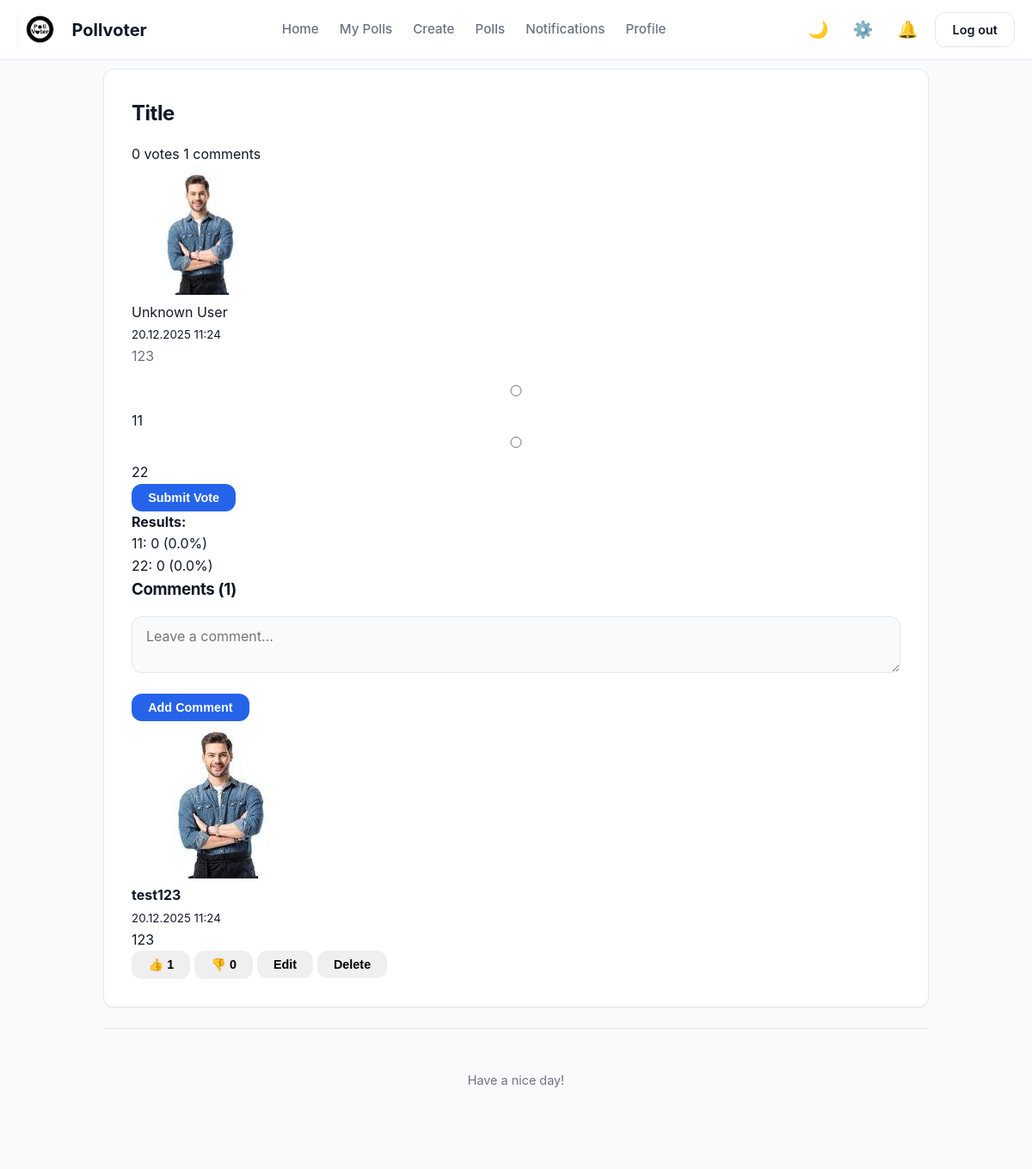
The app's page /poll/11 (signed in) with its own data.
### app/models.py (models this page shows, shortened)
class Poll(db.Model):
    __tablename__ = "poll"
    id = Column(Integer, primary_key=True)
    title = Column(Text, nullable=False)
    description = Column(String(120))
    created_at = Column(DateTime, default=datetime.now)
    user_id = Column(Integer, ForeignKey("user.id"), nullable=False)
    author = relationship("User", back_populates="polls")
    comments = relationship("Comment", back_populates="poll", cascade="all, delete-orphan")
    options = relationship("PollOption", back_populates="poll", cascade="all, delete-orphan")
    votes = relationship("Vote", back_populates="poll", cascade="all, delete-orphan")
    def getvotecount(self):
        return len(self.votes)

class User(UserMixin, db.Model):
    __tablename__ = "user"
    id = Column(Integer, primary_key=True)
    username = Column(String(20), unique=True, nullable = False)
    created_at = Column(DateTime, default=datetime.now)
    full_name = Column(String(20))
    bio = Column(String(100))
    pfp = Column(Text)
    password_hash = Column(Text)
    is_admin = Column(Boolean, default = False)
    polls = relationship("Poll", back_populates="author")
    votes = relationship("Vote", back_populates="user")
    comments = relationship("Comment", back_populates="author")
    def getpfp(self):
        if self.pfp:
            return f"/static/uploads/pfp/{self.pfp}"
        else:
            return f"/static/uploads/pfp/default.jpg"
    blocked = relationship(
        "User", secondary=blocklist,
        primaryjoin=(blocklist.c.blocker_id == id),
        secondaryjoin=(blocklist.c.blocked_id == id),
        backref=db.backref("blocked_by", lazy="dynamic"),
        lazy="dynamic"
    )
    followed = relationship(
        "User", secondary=followers,
        primaryjoin=(followers.c.follower_id == id),
        secondaryjoin=(followers.c.followed_id == id),
        backref=db.backref("followers", lazy="dynamic"),
        lazy="dynamic"
    )

class PollOption(db.Model):
    __tablename__ = "poll_option"
    id = Column(Integer, primary_key=True)
    text = Column(String(50), nullable=False)
    poll_id = Column(Integer, ForeignKey("poll.id"), nullable=False)
    poll = relationship("Poll", back_populates="options")
    votes = relationship("Vote", back_populates="option", cascade="all, delete-orphan")

class Comment(db.Model):
    __tablename__ = "comment"
    id = Column(Integer, primary_key=True)
    content = Column(String(100), nullable=False)
    created_at = Column(DateTime, default=datetime.now)
    reactions = relationship("CommentReaction", back_populates="comment", cascade="all, delete-orphan")
    user_id = Column(Integer, ForeignKey("user.id"), nullable=False)
    poll_id = Column(Integer, ForeignKey("poll.id"), nullable=False)
    author = relationship("User", back_populates="comments")
    poll = relationship("Poll", back_populates="comments")
    def get_likes_count(self):
        return CommentReaction.query.filter_by(comment_id = self.id, reaction_type = "like").count()
    def get_dislikes_count(self):
        return CommentReaction.query.filter_by(comment_id = self.id, reaction_type = "dislike").count()

### app/routes.py (the view)
@polls.route("/poll/<int:poll_id>")
@login_required
def poll_detail(poll_id):
    poll = Poll.query.get_or_404(poll_id)
    user_vote = Vote.query.filter_by(user_id = current_user.id, poll_id = poll_id).first()
    return render_template("poll_detail.html", poll = poll, user_vote = user_vote)

### app/__init__.py (called while the page is built)
def create_app():
    app = Flask(__name__)
    app.config['SECRET_KEY'] = 'your_secret_key'
    app.config['SQLALCHEMY_DATABASE_URI'] = 'sqlite:///pollvoter.db'
    app.config['SQLALCHEMY_TRACK_MODIFICATIONS'] = False
    app.config["UPLOAD_FOLDER"] = "static/uploads"
    app.config["PFP_FOLDER"] =  "app/static/uploads/pfp"
    db.init_app(app)
    login_manager.init_app(app)
    migrate.init_app(app, db)
    app.register_blueprint(auth)
    app.register_blueprint(main)
    app.register_blueprint(polls)
    app.register_blueprint(admin)
    @login_manager.user_loader
    def load_user(userid):
        return User.query.get(int(userid))
    return app

### app/routes.py (called while the page is built)
@main.app_context_processor
def dropdown_notifications():
    if current_user.is_authenticated:
        unread_count = Notification.query.filter_by(recipient_id = current_user.id, is_read = False).count()
        latest_notifs = Notification.query.filter_by(recipient_id = current_user.id).order_by(Notification.created_at.desc()).limit(5).all()
        return dict(unread_count = unread_count, latest_notifs = latest_notifs)
    return dict(unread_count = 0, latest_notifs = [])

### app/templates/poll_detail.html (shortened to what this page needs)
{% extends "base.html" %}
{% block content %}
<div class="poll-detail">
    <div class="poll-card">
        <div class="poll-header">
            <h2>{{ poll.title }}</h2>
            <span class="poll-stats">
                 {{ poll.getvotecount() }} votes
                 {{ poll.comments|length }} comments
            </span>
        </div>
        <div class="poll-author">
            <div class="user-avatar"><img src="{{ current_user.getpfp() }}" alt="Profile Picture" width="150" height="150"></div>
            <div>
                <div class="author-name">{{ poll.author.full_name if poll.author.full_name else poll.author.username  }}</div>
                <small class="poll-date">{{ poll.created_at.strftime('%d.%m.%Y  %H:%M') }}</small>
            </div>
        </div>
        {% if poll.description %}
        <p class="poll-description">{{ poll.description }}</p>
        {% endif %}
        {% if user_vote %}
            <div class="voted-message">
                <p>You have already voted. Your choice was: <strong>{{ user_vote.option.text }}</strong></p>
            </div>
        {% else %}
            <form method="POST" action="{{ url_for('polls.vote', poll_id=poll.id) }}" class="vote-form">
                <div class="vote-options">
                    {% for option in poll.options %}
                    <div class="form-check">
                        <input class="form-check-input" type="radio" name="option_id" id="option{{ option.id }}" value="{{ option.id }}" required>
                        <label class="form-check-label" for="option{{ option.id }}">
                            {{ option.text }}
                        </label>
                    </div>
                    {% endfor %}
                </div>
                <button type="submit" class="btn btn-primary mt-3">Submit Vote</button>
            </form>
        {% endif %}
        <div class="vote-results">
            <h4>Results:</h4>
            {% set total_votes = poll.getvotecount() %}
            {% for option in poll.options %}
                {% set vote_count = option.votes|length %}
                {% set percentage = (vote_count / total_votes * 100) if total_votes > 0 else 0 %}
                <div class="vote-option">
                    <span>{{ option.text }}: {{ vote_count }} ({{ "%.1f"|format(percentage) }}%)</span>
                </div>
            {% endfor %}
        </div>
    <div class="comments-section">
        <h3>Comments ({{ poll.comments|length }})</h3>
        <form method="POST" action="{{ url_for('polls.add_comment', poll_id=poll.id) }}" class="comment-form">
            <div class="form-group">
                <textarea name="content" placeholder="Leave a comment..." required maxlength="60"></textarea>
            </div>
            <button type="submit" class="btn btn-primary">Add Comment</button>
        </form>
<div class="comments-list">
    {% for comment in poll.comments|sort(attribute='created_at', reverse=true) %}
    {% if comment.author == current_user or (not current_user.is_blocking(comment.author) and not comment.author.is_blocking(current_user)) %}
    <div class="comment">
        <div class="comment-header">
            <div class="comment-author">
                <div class="user-avatar small"><img src="{{ comment.author.getpfp() }}" alt="PFP"></div>
                <strong><a href="{{ url_for('main.user_profile', username=comment.author.username) }}">{{ comment.author.username }}</a></strong>
            </div>
            <small class="comment-date">{{ comment.created_at.strftime('%d.%m.%Y %H:%M') }}</small>
        </div>
        <div id="comment-view-{{ comment.id }}">
            <div class="comment-content">
                {{ comment.content }}
            </div>
        </div>
        <div class="comment-actions">
            <form method="POST" action="{{ url_for('polls.react_comment', comment_id=comment.id) }}" style="display: inline;">
                <button type="submit" name="reaction" value="like" class="btn btn-sm btn-light">👍 {{ comment.get_likes_count() }}</button>
                <button type="submit" name="reaction" value="dislike" class="btn btn-sm btn-light">👎 {{ comment.get_dislikes_count() }}</button>
            </form>
            {% if comment.author == current_user %}
                <button class="btn btn-sm btn-secondary" onclick="toggleEdit({{ comment.id }})">Edit</button>
                <form method="POST" action="{{ url_for('polls.delete_comment', comment_id=comment.id) }}" style="display: inline;" onsubmit="return confirm('Are you sure you want to delete this comment?');">
                    <button type="submit" class="btn btn-sm btn-danger">Delete</button>
                </form>
            {% endif %}
        </div>
    </div> {% endif %} {% else %}
    <p class="no-comments">Still no comments. Be the first!</p>
    {% endfor %}
</div>
    </div>
</div>
{% endblock %}

### app/static/styles.css (style rules this page uses)
:root { --bg-body: #F9FAFB; --bg-card: #FFFFFF; --bg-nav: rgba(255, 255, 255, 0.9); --text-main: #111827; --text-muted: #6B7280; --primary: #2563EB; --primary-hover: #1D4ED8; --border-subtle: #E5E7EB; --shadow-sm: 0 1px 2px 0 rgba(0, 0, 0, 0.05); --shadow-md: 0 4px 6px -1px rgba(0, 0, 0, 0.1), 0 2px 4px -1px rgba(0, 0, 0, 0.06); --shadow-lg: 0 10px 15px -3px rgba(0, 0, 0, 0.1); --radius-md: 12px; --radius-full: 9999px; }
* { box-sizing: border-box; margin: 0; padding: 0; }
body { background-color: var(--bg-body); color: var(--text-main); font-family: 'Inter', system-ui, -apple-system, sans-serif; line-height: 1.6; transition: background-color 0.3s ease, color 0.3s ease; -webkit-font-smoothing: antialiased; }
a { text-decoration: none; color: inherit; transition: color 0.2s; }
.btn { display: inline-block; padding: 0.5rem 1.2rem; border-radius: var(--radius-md); font-weight: 600; font-size: 0.9rem; cursor: pointer; border: none; transition: transform 0.1s ease, box-shadow 0.2s ease; }
.btn-primary { background-color: var(--primary); color: white; }
.poll-card, .card, .profile-container, .auth-box { background-color: var(--bg-card); border-radius: var(--radius-md); padding: 2rem; margin-bottom: 1.5rem; border: 1px solid var(--border-subtle); box-shadow: var(--shadow-sm); transition: transform 0.2s ease, box-shadow 0.2s ease; }
h1, h2, h3 { color: var(--text-main); margin-bottom: 1rem; font-weight: 700; letter-spacing: -0.02em; }
p { color: var(--text-muted); margin-bottom: 1rem; }
input, textarea, select { width: 100%; padding: 0.75rem 1rem; border-radius: var(--radius-md); border: 1px solid var(--border-subtle); background-color: var(--bg-body); color: var(--text-main); font-size: 1rem; transition: all 0.2s; margin-bottom: 1rem; font-family: inherit; }

### records on screen
Poll: title "Title", created_at "20.12.2025 11:24", description "123"
User: getpfp (picture), author "Unknown User"
PollOption: text "11", vote_count "0", percentage "0.0"
PollOption: text "22", vote_count "0", percentage "0.0"
Comment: author.getpfp (picture), author.username "test123", created_at "20.12.2025 11:24", content "123", get_likes_count "1", get_dislikes_count "0"

### other values on screen
{{ poll.getvotecount() }} "0"
{{ poll.comments|length }} "1"
